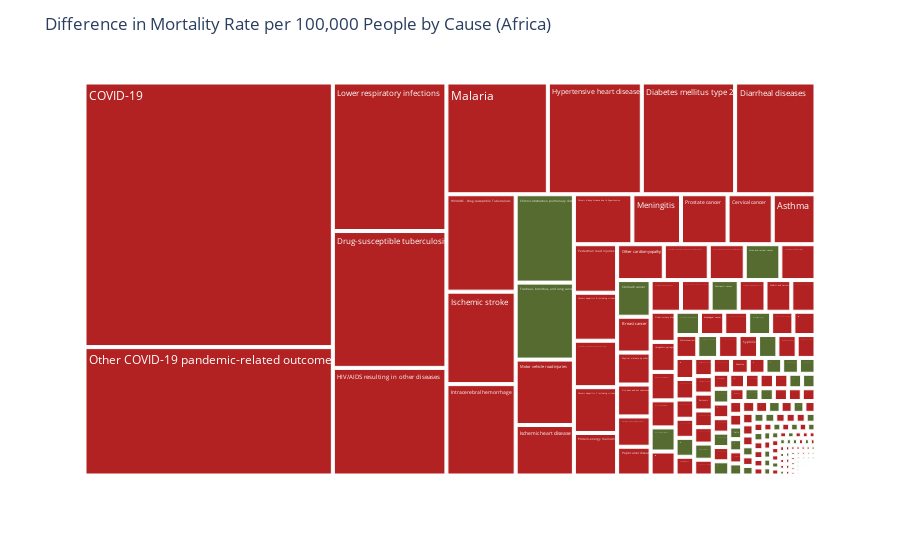

Notebook code cell kept with this figure:
### Markdown cell above
1. Africa leads in mortality rate in a lot of different diseases.
    - **TODO: Treemap of difference in mortality rates with colour differences for negative values.**
2. Diseases with the highest impact on Africa's Life Expectancy
    - **TODO: Side-by-Side Graphs of Disease Impacts on Life Expectancy by year (1990-2021)**
    - **TODO: Side-by-Side Comparative graphs of mortality rates of most impactful diseases in Africa vs Global Average**
3. While Africa generally has higher mortality rates for many diseases, its Life Expectancy is most vulnerable to pandemics (HIV, COVID-19) - their response is much slower compared to other countries. Likely factors are the above metrics of GDP, Health Expenditure and Unrest.

### Code cell
#negatives
africa_group['diff_abs'] = africa_group['diff'].abs()
africa_group['color'] = np.where(africa_group['diff'] < 0, 'Negative', 'Positive')

#plotting
fig = px.treemap(africa_group, path=['cause_name'], values='diff_abs', color='color',
                 color_discrete_map={'Positive':'firebrick', 'Negative':'darkolivegreen'},
                 hover_data={'cause_name': True, 'diff_abs': True})  # Include hover data

#fix tooltips
fig.update_traces(hovertemplate='<b>Mortality Cause: %{customdata[0]}</b><br>Difference from Global Mortality Rate: %{customdata[1]:.2f}')

fig.update_layout(title='Difference in Mortality Rate per 100,000 People by Cause (Africa)')
fig.show()

### Figure 1 — Plotly figure (JSON) as saved in the notebook; plotly's stock layout.template omitted (floating-point values rounded to 4 significant figures; data arrays with more than 128 entries replaced by an {"elided": "..."} marker saying what was removed)
{"data": [{"branchvalues": "total", "customdata": {"elided": "230x3 mixed values"}, "domain": {"x": [0, 1], "y": [0, 1]}, "hovertemplate": "<b>Mortality Cause: %{customdata[0]}</b><br>Difference from Global Mortality Rate: %{customdata[1]:.2f}", "ids": {"elided": "230 str values"}, "labels": {"elided": "230 str values"}, "level": "3b17dc", "marker": {"colors": {"elided": "230 str values"}}, "name": "", "parents": {"elided": "230 str values"}, "type": "treemap", "values": {"elided": "230 float values"}}], "layout": {"autosize": true, "legend": {"tracegroupgap": 0}, "margin": {"t": 60}, "title": {"text": "Difference in Mortality Rate per 100,000 People by Cause (Africa)"}}}
